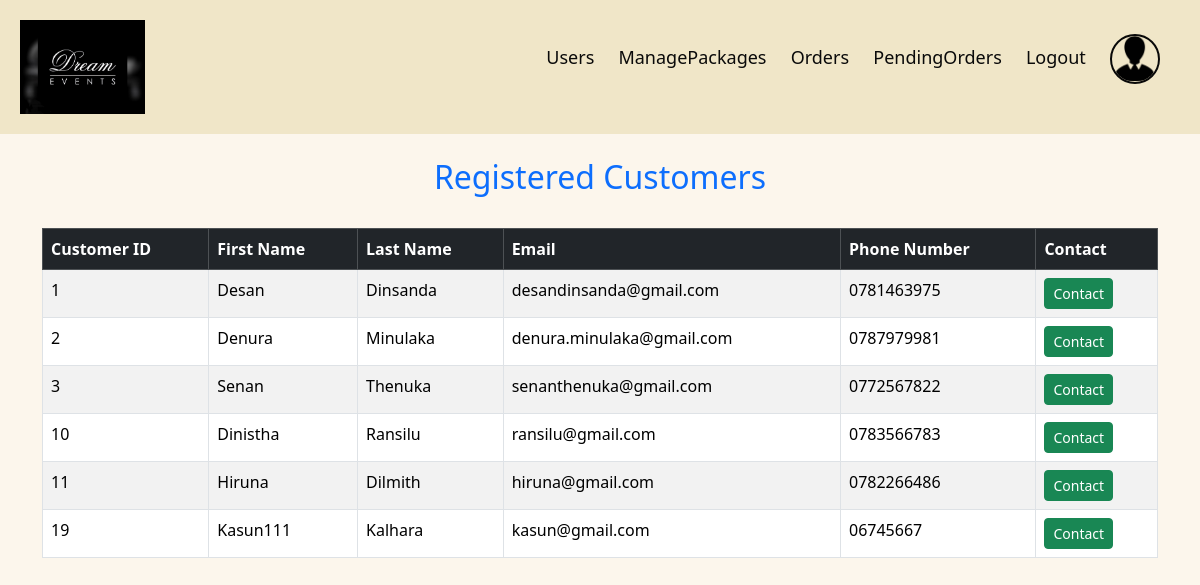
Screenshot of /adminHome.php with the database file from the repository.
### tables this page shows
CREATE TABLE `customer` (
  `customerID` int(11) NOT NULL,
  `firstName` varchar(30) NOT NULL,
  `lastName` varchar(30) NOT NULL,
  `email` varchar(50) NOT NULL,
  `number` varchar(12) NOT NULL,
  `password` varchar(50) NOT NULL,
  `confirmPassword` varchar(50) NOT NULL
);

### adminHome.php (the view, shortened to what this page needs)
<?php
include "conf.php";
$sql = "SELECT customerID, firstName,lastName, email, number FROM customer";
$result = mysqli_query($conn, $sql);
echo <<<HTML
<!DOCTYPE html>
<html>
<head>
    <link href="https://cdn.jsdelivr.net/npm/bootstrap@5.3.3/dist/css/bootstrap.min.css" rel="stylesheet">
</head>
<body >
<div class="navbar">
		<div class="logo">
			<img src="images/event-management-logo.jpeg" width="125px" alt="">
		</div>
		<nav>
			<ul>
				<li><a href="adminHome.php">Users</a></li>
				<li><a href="managePackage.php">ManagePackages</a></li>
				<li><a href="allOrders.php">Orders</a></li>
				<li><a href="pendingOrders.php">PendingOrders</a></li>
                <li><a href="#" onclick="confirmLogout()">Logout</a></li>
               <li><a href="adminProfile.php">
                <img src="images\adminProfilePic.png" alt="Profile" class="profile-img">
               </a>
               </li>
			</ul>
		</nav>
	</div>
    <div class="container my-4">
        <h2 class="text-center text-primary">Registered Customers</h2><br>
        <table class="table table-bordered table-striped">
            <thead class="table-dark">
                <tr>
                    <th>Customer ID</th>
                    <th>First Name</th>
                    <th>Last Name</th>
                    <th>Email</th>
                    <th>Phone Number</th>
                    <th>Contact</th>
                </tr>
            </thead>
            <tbody>
HTML;
if (mysqli_num_rows($result) > 0) {
    while ($row = mysqli_fetch_assoc($result)) {
        echo <<<HTML
            <tr>
                <td>{$row['customerID']}</td>
                <td>{$row['firstName']}</td>
                <td>{$row['lastName']}</td>
                <td>{$row['email']}</td>
                <td>{$row['number']}</td>
                <td>
                    <a href='mailto:{$row['email']}' class='btn btn-success btn-sm'>Contact</a>
                </td>
            </tr>
HTML;
    }
}
echo <<<HTML
            </tbody>
        </table>
    </div>
</body>
</html>
HTML;
?>

### adminHome.php (style rules this page uses)
* { margin: 0; padding: 0; box-sizing: border-box; }
body { background-color: #fcf6ec; }
.navbar { display: flex; align-items: center; padding: 20px; background: rgb(240, 230, 200); }
nav { flex: 1; text-align: right; }
nav ul { display: inline-block; list-style-type: none; }
nav ul li { display: inline-block; margin-right: 20px; }
a { text-decoration: none; color: #0a0a0a; font-size: large; }
.profile-img { width: 50px; height: 50px; border-radius: 50%; object-fit: cover; border: 2px solid #090909; transition: transform 0.3s ease; }

### rows the page displays
customer: customerID "1", firstName "Desan", lastName "Dinsanda", email "desandinsanda@gmail.com", number "0781463975"
customer: customerID "2", firstName "Denura", lastName "Minulaka", email "denura.minulaka@gmail.com", number "0787979981"
customer: customerID "3", firstName "Senan", lastName "Thenuka", email "senanthenuka@gmail.com", number "0772567822"
customer: customerID "10", firstName "Dinistha", lastName "Ransilu", email "ransilu@gmail.com", number "0783566783"
customer: customerID "11", firstName "Hiruna", lastName "Dilmith", email "hiruna@gmail.com", number "0782266486"
customer: customerID "19", firstName "Kasun111", lastName "Kalhara", email "kasun@gmail.com", number "06745667"
